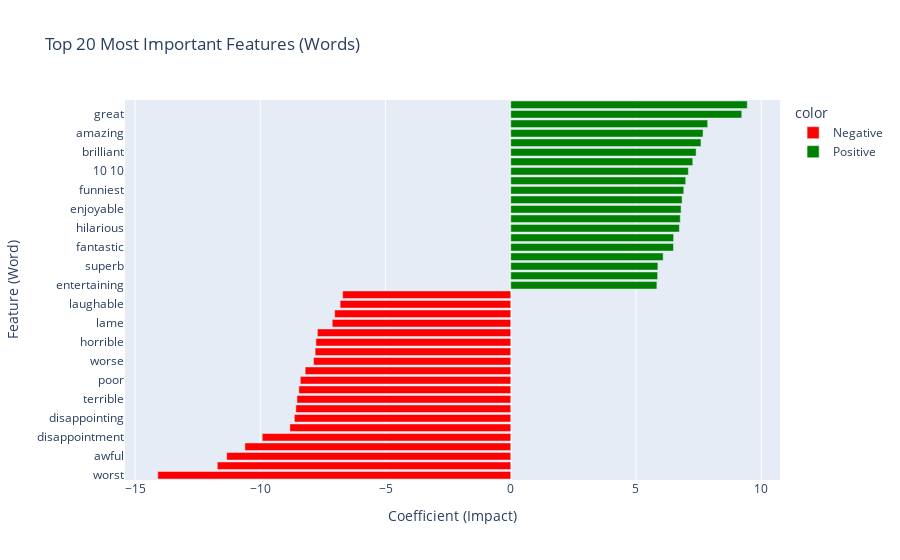

Notebook code cell kept with this figure:
### Code cell
# --- Feature Importance Analysis ---
# This cell shows WHICH words the model uses to decide.

# We need to get the feature names (words) from the 'tfidf' step of the pipeline
# and the coefficients from the 'clf' (LogisticRegression) step.

try:
    vectorizer = model.named_steps['tfidf']
    classifier = model.named_steps['clf']
    
    feature_names = vectorizer.get_feature_names_out()
    
    print("Plotting feature importance...")
    plot_feature_importance(classifier, feature_names)
    
except Exception as e:
    print(f"Could not plot feature importance: {e}")
    print("This plot only works if the best model is a linear classifier (like LogisticRegression).")

### Figure 1 — Plotly figure (JSON) as saved in the notebook; plotly's stock layout.template omitted (floating-point values rounded to 4 significant figures)
{"data": [{"hovertemplate": "color=Negative<br>coefficient=%{x}<br>feature=%{y}<extra></extra>", "legendgroup": "Negative", "marker": {"color": "red", "pattern": {"shape": ""}}, "name": "Negative", "orientation": "h", "showlegend": true, "textposition": "auto", "type": "bar", "x": [-14.09, -11.72, -11.34, -10.61, -9.921, -8.819, -8.639, -8.581, -8.536, -8.459, -8.403, -8.207, -7.872, -7.81, -7.78, -7.72, -7.128, -7.03, -6.812, -6.711], "xaxis": "x", "y": ["worst", "waste", "awful", "boring", "disappointment", "poorly", "disappointing", "bad", "terrible", "fails", "poor", "dull", "worse", "mediocre", "horrible", "lacks", "lame", "forgettable", "laughable", "avoid"], "yaxis": "y"}, {"hovertemplate": "color=Positive<br>coefficient=%{x}<br>feature=%{y}<extra></extra>", "legendgroup": "Positive", "marker": {"color": "green", "pattern": {"shape": ""}}, "name": "Positive", "orientation": "h", "showlegend": true, "textposition": "auto", "type": "bar", "x": [5.834, 5.864, 5.874, 6.084, 6.498, 6.503, 6.732, 6.769, 6.8, 6.84, 6.909, 6.986, 7.091, 7.267, 7.401, 7.595, 7.677, 7.862, 9.223, 9.442], "xaxis": "x", "y": ["entertaining", "underrated", "superb", "incredible", "fantastic", "favorite", "hilarious", "today", "enjoyable", "perfectly", "funniest", "refreshing", "10 10", "best", "brilliant", "wonderful", "amazing", "perfect", "great", "excellent"], "yaxis": "y"}], "layout": {"barmode": "relative", "legend": {"title": {"text": "color"}, "tracegroupgap": 0}, "title": {"text": "Top 20 Most Important Features (Words)"}, "xaxis": {"anchor": "y", "domain": [0, 1], "title": {"text": "Coefficient (Impact)"}}, "yaxis": {"anchor": "x", "domain": [0, 1], "title": {"text": "Feature (Word)"}}}}
